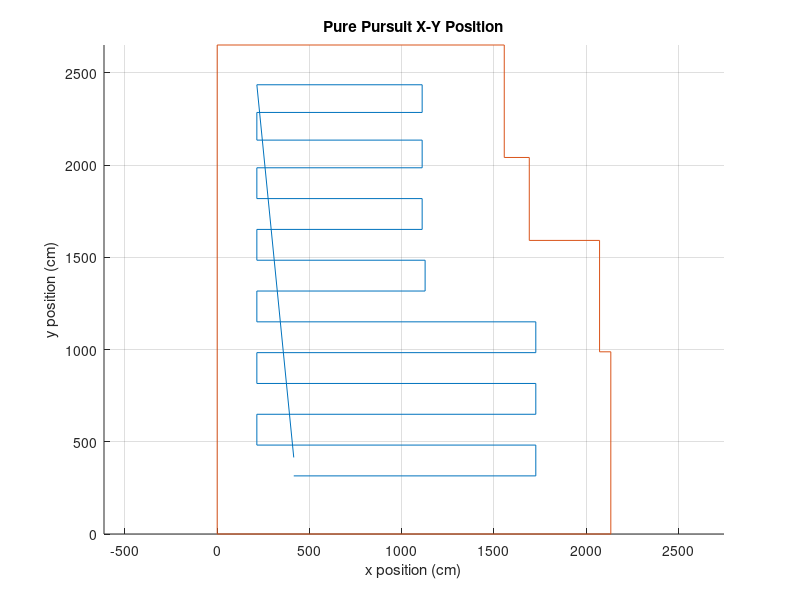

The MATLAB source for this figure:
clc;
clear;
close all; 
%Sweep Space: 6
%Inflation: 230
waypoints4 = [
    215.0 415.0;
    215.0 2405.5;
    397.9 2405.5;
    397.9 415.0;
    580.8 415.0;
    580.8 2405.5;
    762.9 2405.5;
    762.9 315.0;
    945.8 315.0;
    945.8 2405.5;
    1128.7 2405.5;
    1128.7 315.0;
    1311.6 315.0;
    1311.6 2405.5;
    1311.6 1591.36;
    %Turns to odd section of map
    1556.6 1346.36;
    1827.64 1346.36;
    %These are a bunch of points that make it do it horziontally ignore it
    %1827.64 1163.46;
    %1556.6 1163.64;
    %1556.6 980.74;
    %1827.64 980.74;
    %1827.64 797.84;
    1827.64 315.0;
    1644.74 315.0;
    %This looks a bit weird but trust
    1644.74 1163.36;
    1461.84 1163.36;
    1461.84 315.0;
    737.0 315.0;
    315.0 415.0
];
waypoints3 = [
    415 315;
    1727 315;
    1727 315+167;
    215 315+167;
    215 315+167*2;
    1727 315+167*2;
    1727 315+167*3;
    215 315+167*3;
    215 315+167*4;
    1727 315+167*4;
    1727 315+167*5;
    215 315+167*5;
    215 315+167*6;
    1127 315+167*6;
    1127 315+167*7;
    215 315+167*7;
    215 315+167*8;
    1111 315+167*8;
    1111 315+167*9;
    215 315+167*9;
    215 315+167*10;
    1111 315+167*10;
    1111 315+167*10+150;
    215 315+167*10+150;
    215 315+167*10+150*2;
    1111 315+167*10+150*2;
    1111 315+167*10+150*3;
    215 315+167*10+150*3;
    415 415;
    ];
mapArea = [0 0;
    70*2.54*12 0;
    70*2.54*12 32.4*2.54*12;
    (70-2)*2.54*12 (32.4)*2.54*12;
    (70-2)*2.54*12 (32.4+19.81)*2.54*12;
    (70-2-12.5)*2.54*12 (32.4+19.81)*2.54*12;
    (70-2-12.5)*2.54*12 (32.4+19.81+14.75)*2.54*12;
    (70-2-12.5-4.45)*2.54*12 (32.4+19.81+14.75)*2.54*12;
    (70-2-12.5-4.45)*2.54*12 (32.4+19.81+14.75+20)*2.54*12;
    0 (32.4+19.81+14.75+20)*2.54*12;
    0 0];
figure
hold on;
plot(waypoints3(:,1), waypoints3(:,2));
plot(mapArea(:,1),mapArea(:,2));
title("Pure Pursuit X-Y Position");
xlabel("x position (cm)");
ylabel("y position (cm)");
axis equal
grid on 
hold off
